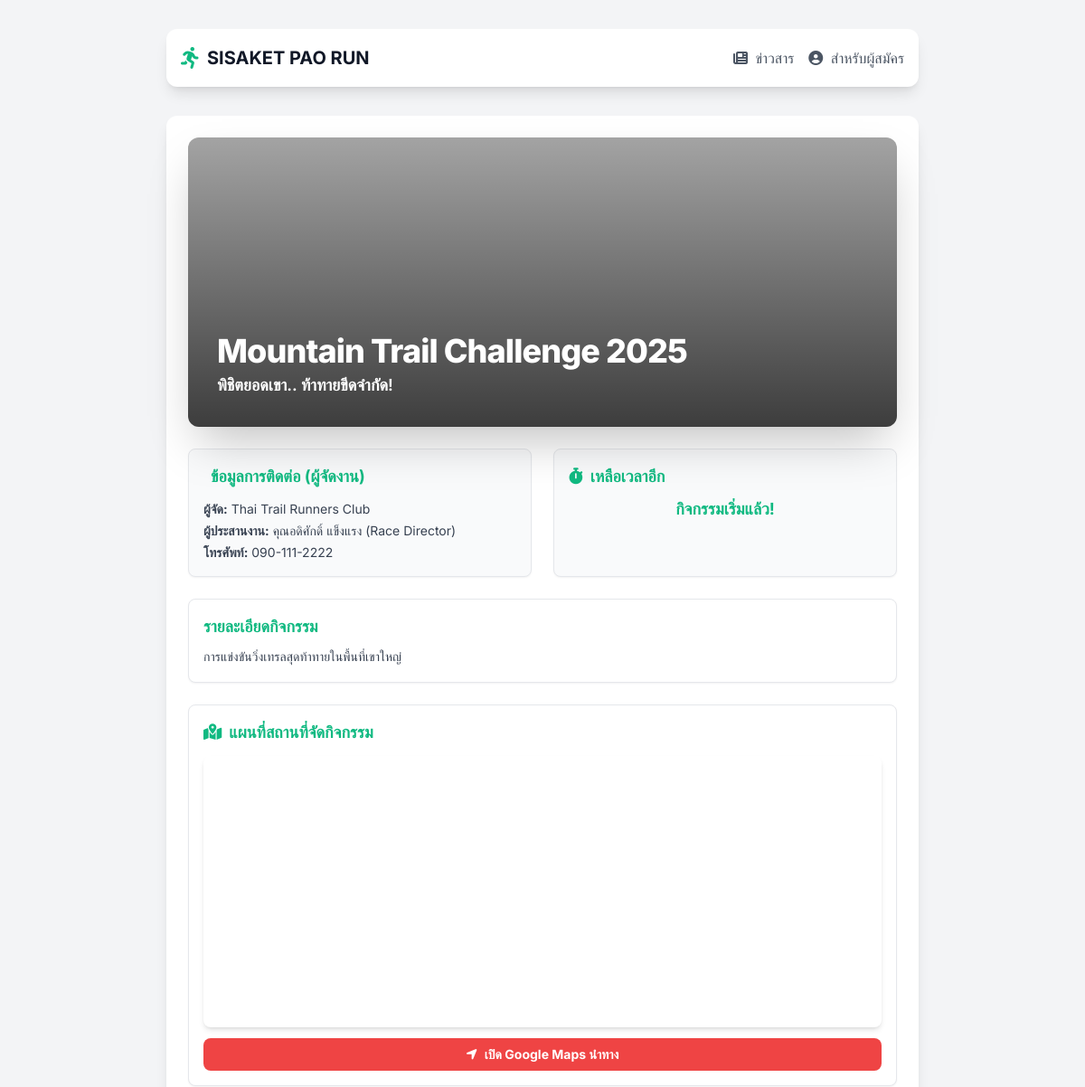
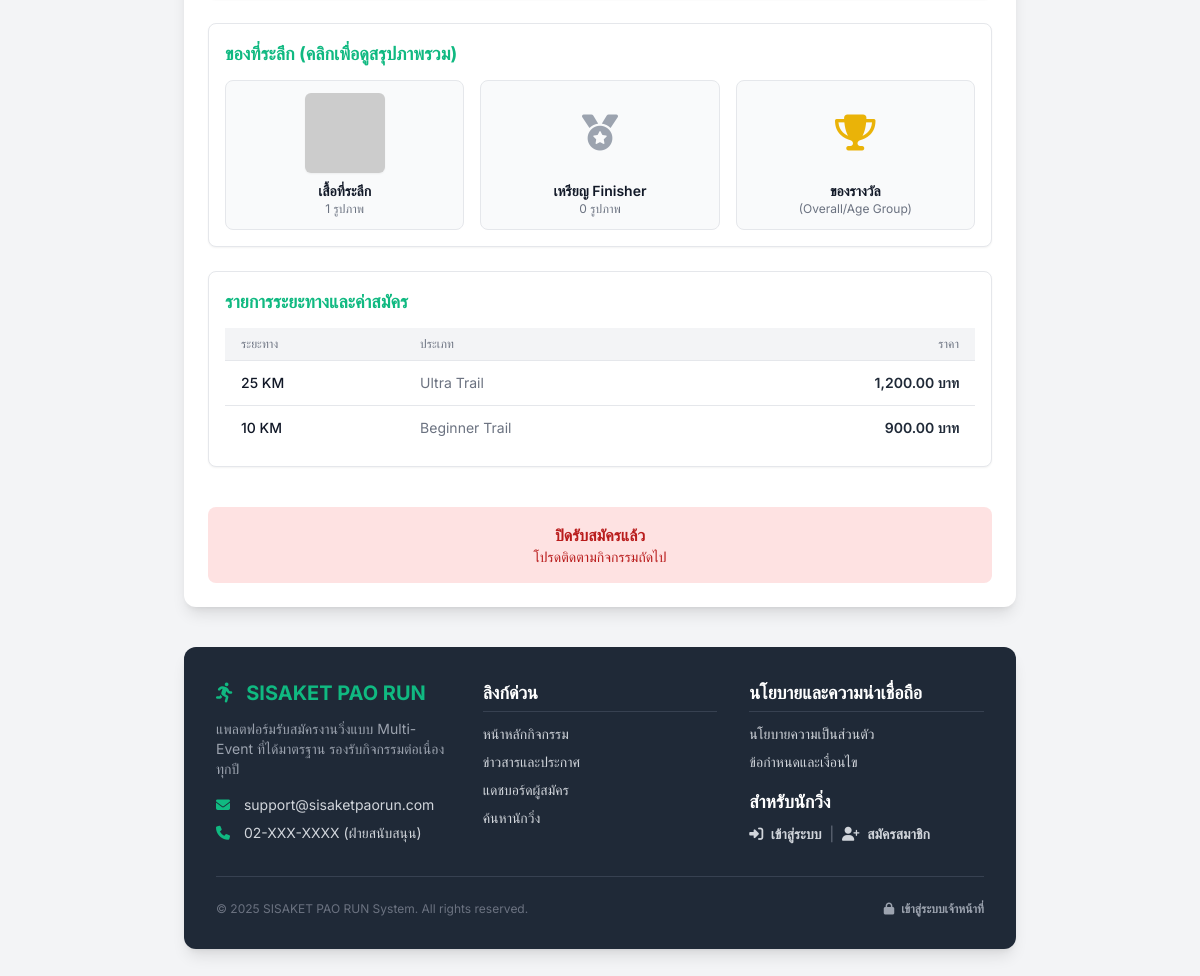
Page /?page=microsite&event_code=mountain-trail-challenge-25 on the committed database (2 pictures, top to bottom).
### tables this page shows
CREATE TABLE `events` (
  `id` int(11) NOT NULL,
  `event_code` varchar(50) NOT NULL COMMENT 'รหัสอ้างอิงกิจกรรม เช่น sskpa-run-25',
  `name` varchar(255) NOT NULL COMMENT 'ชื่อกิจกรรม',
  `slogan` varchar(255) DEFAULT NULL,
  `theme_color` varchar(20) NOT NULL DEFAULT 'indigo',
  `color_code` varchar(7) NOT NULL DEFAULT '#4f46e5',
  `logo_text` varchar(100) DEFAULT NULL,
  `is_visible` tinyint(1) NOT NULL DEFAULT 1,
  `is_cancelled` tinyint(1) NOT NULL DEFAULT 0,
  `sort_order` int(11) NOT NULL DEFAULT 0,
  `is_registration_open` tinyint(1) NOT NULL DEFAULT 0 COMMENT '0=ปิด, 1=เปิด',
  `organizer` varchar(255) DEFAULT NULL,
  `organizer_phone` varchar(50) DEFAULT NULL,
  `organizer_email` varchar(100) DEFAULT NULL,
  `organizer_line_id` varchar(100) DEFAULT NULL,
  `organizer_logo_url` text DEFAULT NULL,
  `contact_person_name` varchar(255) DEFAULT NULL,
  `contact_person_phone` varchar(50) DEFAULT NULL,
  `payment_bank` varchar(100) DEFAULT NULL,
  `payment_account_name` varchar(255) DEFAULT NULL,
  `payment_account_number` varchar(50) DEFAULT NULL,
  `payment_qr_code_url` text DEFAULT NULL,
  `enable_shipping` tinyint(1) NOT NULL DEFAULT 0 COMMENT '0=ปิด, 1=เปิดใช้งานตัวเลือกการจัดส่ง',
  `shipping_cost` decimal(10,2) NOT NULL DEFAULT 0.00 COMMENT 'ค่าจัดส่ง (ถ้ามี)',
  `start_date` datetime NOT NULL,
  `cover_image_url` text DEFAULT NULL,
  `card_thumbnail_url` text DEFAULT NULL,
  `map_embed_url` text DEFAULT NULL,
  `map_direction_url` text DEFAULT NULL,
  `description` text DEFAULT NULL,
  `awards_description` text DEFAULT NULL,
  `bib_prefix` varchar(20) DEFAULT NULL COMMENT 'คำนำหน้า BIB',
  `bib_start_number` int(11) NOT NULL DEFAULT 1 COMMENT 'เลข BIB เริ่มต้น',
  `bib_padding` int(11) NOT NULL DEFAULT 4 COMMENT 'จำนวนหลักของเลข BIB',
  `bib_next_number` int(11) DEFAULT NULL COMMENT 'เลข BIB ลำดับถัดไปที่จะใช้',
  `corral_settings` longtext DEFAULT NULL COMMENT 'การตั้งค่ากลุ่มปล่อยตัว' CHECK (json_valid(`corral_settings`)),
  `payment_deadline` datetime DEFAULT NULL COMMENT 'วันหมดเขตการชำระเงิน',
  `bib_background_url` text DEFAULT NULL COMMENT 'Path to custom BIB background image'
);

CREATE TABLE `event_images` (
  `id` int(11) NOT NULL,
  `event_id` int(11) NOT NULL,
  `image_url` text NOT NULL,
  `image_type` enum('merch','medal','detail') NOT NULL COMMENT 'ประเภทรูปภาพ'
);

CREATE TABLE `distances` (
  `id` int(11) NOT NULL,
  `event_id` int(11) NOT NULL,
  `name` varchar(100) NOT NULL COMMENT 'ชื่อระยะทาง เช่น 10 KM',
  `price` decimal(10,2) NOT NULL COMMENT 'ค่าสมัคร',
  `category` varchar(100) DEFAULT NULL COMMENT 'ประเภท เช่น Fun Run',
  `bib_color` varchar(7) DEFAULT '#4f46e5' COMMENT 'รหัสสีสำหรับพื้นหลัง BIB ของระยะนี้',
  `bib_prefix` varchar(20) DEFAULT NULL COMMENT 'คำนำหน้าเลข BIB สำหรับระยะนี้',
  `bib_start_number` int(11) DEFAULT 1 COMMENT 'เลข BIB เริ่มต้นสำหรับระยะนี้',
  `bib_padding` int(11) DEFAULT 4 COMMENT 'จำนวนหลักของเลข BIB',
  `bib_next_number` int(11) DEFAULT NULL COMMENT 'เลข BIB ลำดับถัดไปที่จะใช้'
);

### index.php (called while the page is built, shortened)
<?php
require_once 'functions.php';
$page = $_GET['page'] ?? 'home';
include 'templates/header.php';
include 'pages/' . $page . '.php';
include 'templates/footer.php';
?>

### functions.php (called while the page is built, shortened)
<?php
function e($data) {
    return htmlspecialchars($data ?? '', ENT_QUOTES, 'UTF-8');
}
?>

### pages/microsite.php (the view, shortened to what this page needs)
<?php
$event_code = $_GET['event_code'];
$stmt = $mysqli->prepare("SELECT * FROM events WHERE event_code = ? LIMIT 1");
$stmt->bind_param("s", $event_code);
$stmt->execute();
$result = $stmt->get_result();
$event = $result->fetch_assoc();
$distances_stmt = $mysqli->prepare("SELECT * FROM distances WHERE event_id = ? ORDER BY price DESC");
$distances_stmt->bind_param("i", $event['id']);
$distances_stmt->execute();
$distances = $distances_stmt->get_result()->fetch_all(MYSQLI_ASSOC);
$images_stmt = $mysqli->prepare("SELECT image_url, image_type FROM event_images WHERE event_id = ?");
$images_stmt->bind_param("i", $event['id']);
$images_stmt->execute();
$images_result = $images_stmt->get_result()->fetch_all(MYSQLI_ASSOC);
$merch_images = array_values(array_filter($images_result, fn($img) => $img['image_type'] == 'merch'));
$medal_images = array_values(array_filter($images_result, fn($img) => $img['image_type'] == 'medal'));
$allowed_html = '<p><strong><em><ul><li><br><b><i><a>';
?>
<div class="space-y-6">
    <div class="relative rounded-xl overflow-hidden shadow-2xl text-white h-64 md:h-80 bg-cover bg-center" style="background-image: url('<?= e($event['cover_image_url']) ?>');">
        <div class="absolute inset-0 bg-gradient-to-t from-black/70 to-black/20 flex flex-col justify-end p-6 md:p-8">
            <h2 class="text-3xl md:text-4xl font-extrabold tracking-tight"><?= e($event['name']) ?></h2>
            <p class="mt-1 text-lg font-semibold"><?= e($event['slogan']) ?></p>
        </div>
    </div>
    <div class="grid grid-cols-1 md:grid-cols-2 gap-6">
        <div class="p-4 bg-gray-50 rounded-lg border border-gray-200 shadow-sm">
             <h3 class="font-bold text-lg mb-3 text-primary"><i class="fa-solid fa-user-headset mr-2"></i>ข้อมูลการติดต่อ (ผู้จัดงาน)</h3>
             <div class="flex items-center gap-4">
                <div class="text-sm space-y-1 text-gray-700">
                    <p><strong>ผู้จัด:</strong> <?= e($event['organizer']) ?></p>
                    <p><strong>ผู้ประสานงาน:</strong> <?= e($event['contact_person_name']) ?></p>
                    <p><strong>โทรศัพท์:</strong> <?= e($event['contact_person_phone']) ?></p>
                </div>
             </div>
        </div>
        <div class="p-4 bg-gray-50 rounded-lg border border-gray-200 shadow-sm">
             <h3 class="font-bold text-lg mb-2 text-primary"><i class="fa-solid fa-stopwatch mr-2"></i>เหลือเวลาอีก</h3>
             <div id="countdown-timer">
             </div>
        </div>
    </div>
    <div class="p-4 bg-white rounded-lg border border-gray-200 shadow-sm">
        <h3 class="font-bold text-lg mb-2 text-primary">รายละเอียดกิจกรรม</h3>
        <div class="text-sm text-gray-700 leading-relaxed description-content">
            <?php
                echo strip_tags($event['description'], $allowed_html);
            ?>
        </div>
    </div>
    <div class="p-4 bg-white rounded-lg border border-gray-200 shadow-sm">
        <h3 class="font-bold text-lg mb-3 text-primary"><i class="fa-solid fa-map-marked-alt mr-2"></i>แผนที่สถานที่จัดกิจกรรม</h3>
        <div class="w-full rounded-lg overflow-hidden shadow-md mb-3" style="height: 300px;">
            <iframe src="<?= e($event['map_embed_url']) ?>" width="100%" height="100%" style="border:0;" allowfullscreen="" loading="lazy"></iframe>
        </div>
        <a href="<?= e($event['map_direction_url']) ?>" target="_blank" class="w-full flex items-center justify-center py-2 px-4 text-sm font-bold rounded-lg text-white bg-red-500 hover:bg-red-600 transition">
            <i class="fa-solid fa-location-arrow mr-2"></i> เปิด Google Maps นำทาง
        </a>
    </div>
    <div class="p-4 bg-white rounded-lg border border-gray-200 shadow-sm">
        <h3 class="font-bold text-lg mb-3 text-primary">ของที่ระลึก (คลิกเพื่อดูสรุปภาพรวม)</h3>
        <div class="grid grid-cols-1 md:grid-cols-3 gap-4">
            <div class="bg-gray-50 p-3 rounded-lg flex flex-col items-center border cursor-pointer" onclick='openGallery("ภาพชุดเสื้อ", <?= json_encode(array_column($merch_images, "image_url")) ?>)'>
                <div class="w-20 h-20 flex items-center justify-center mb-2">
                <?php if (!empty($merch_images)): ?>
                    <img src="./<?= e($merch_images[0]['image_url']) ?>" class="w-full h-full object-cover rounded-md shadow-sm" alt="เสื้อที่ระลึก">
                <?php else: ?>
                    <i class="fa-solid fa-tshirt text-4xl text-gray-400"></i>
                <?php endif; ?>
                </div>
                <h4 class="font-semibold text-sm">เสื้อที่ระลึก</h4>
                <p class="text-xs text-gray-500"><?= count($merch_images) ?> รูปภาพ</p>
            </div>
            <div class="bg-gray-50 p-3 rounded-lg flex flex-col items-center border cursor-pointer" onclick='openGallery("ภาพชุดเหรียญ", <?= json_encode(array_column($medal_images, "image_url")) ?>)'>
                <div class="w-20 h-20 flex items-center justify-center mb-2">
                <?php if (!empty($medal_images)): ?>
                    <img src="./<?= e($medal_images[0]['image_url']) ?>" class="w-full h-full object-cover rounded-md shadow-sm" alt="เหรียญ Finisher">
                <?php else: ?>
                    <i class="fa-solid fa-medal text-4xl text-gray-400"></i>
                <?php endif; ?>
                </div>
                <h4 class="font-semibold text-sm">เหรียญ Finisher</h4>
                <p class="text-xs text-gray-500"><?= count($medal_images) ?> รูปภาพ</p>
            </div>
            <div class="bg-gray-50 p-3 rounded-lg flex flex-col items-center border cursor-pointer" onclick="showAwardsDetail()">
                 <div class="w-20 h-20 flex items-center justify-center mb-2">
                     <i class="fa-solid fa-trophy text-4xl text-yellow-500"></i>
                 </div>
                <h4 class="font-semibold text-sm">ของรางวัล</h4>
                <p class="text-xs text-gray-500">(Overall/Age Group)</p>
            </div>
        </div>
    </div>
    <div class="p-4 bg-white rounded-lg border border-gray-200 shadow-sm">
        <h3 class="font-bold text-lg mb-3 text-primary">รายการระยะทางและค่าสมัคร</h3>
        <div class="overflow-x-auto">
            <table class="min-w-full divide-y divide-gray-200">
                <thead class="bg-gray-100">
                    <tr>
                        <th class="px-4 py-2 text-left text-xs font-medium text-gray-500 uppercase">ระยะทาง</th>
                        <th class="px-4 py-2 text-left text-xs font-medium text-gray-500 uppercase">ประเภท</th>
                        <th class="px-4 py-2 text-right text-xs font-medium text-gray-500 uppercase">ราคา</th>
                    </tr>
                </thead>
                <tbody class="bg-white divide-y divide-gray-200">
                    <?php foreach($distances as $dist): ?>
                        <tr>
                            <td class="px-4 py-3 whitespace-nowrap text-sm font-medium text-gray-900"><?= e($dist['name']) ?></td>
                            <td class="px-4 py-3 whitespace-nowrap text-sm text-gray-500"><?= e($dist['category']) ?></td>
                            <td class="px-4 py-3 whitespace-nowrap text-sm text-gray-800 text-right font-semibold"><?= number_format($dist['price'], 2) ?> บาท</td>
                        </tr>
                    <?php endforeach; ?>
                </tbody>
            </table>
        </div>
    </div>
    <div class="text-center pt-4">
        <?php if ($event['is_registration_open']): ?>
            <a href="index.php?page=registration&event_code=<?= e($event['event_code']) ?>" class="w-full md:w-auto inline-block py-3 px-8 text-lg font-bold rounded-lg text-white bg-primary hover:opacity-90 transition shadow-lg shadow-primary/50">
                <i class="fa-solid fa-user-plus mr-2"></i> สมัครเข้าร่วมกิจกรรมนี้
            </a>
        <?php else: ?>
            <div class="p-4 rounded-lg bg-red-100 text-red-700">
                <p class="font-bold">ปิดรับสมัครแล้ว</p>
                <p class="text-sm">โปรดติดตามกิจกรรมถัดไป</p>
            </div>
        <?php endif; ?>
    </div>
</div>

### templates/header.php (style rules this page uses)
body { font-family: 'Inter', 'Sarabun', sans-serif; transition: background-color 0.5s, color 0.5s; }
:root { --color-primary: #3b82f6; }
.text-primary { color: var(--color-primary); }

### rows in the picture
events: name "Mountain Trail Challenge 2025", slogan "พิชิตยอดเขา.. ท้าทายขีดจำกัด!", organizer "Thai Trail Runners Club", contact_person_name "คุณอดิศักดิ์ แข็งแรง (Race Director)", contact_person_phone "090-111-2222", description "การแข่งขันวิ่งเทรลสุดท้าทายในพื้นที่เขาใหญ่"
event_images: image_type "1", image_type "0"
distances: name "25 KM", category "Ultra Trail", price "1,200.00"
distances: name "10 KM", category "Beginner Trail", price "900.00"

### other values in the picture
$global_settings['system_email'] "support@sisaketpaorun.com"
$global_settings['system_phone'] "02-XXX-XXXX"
